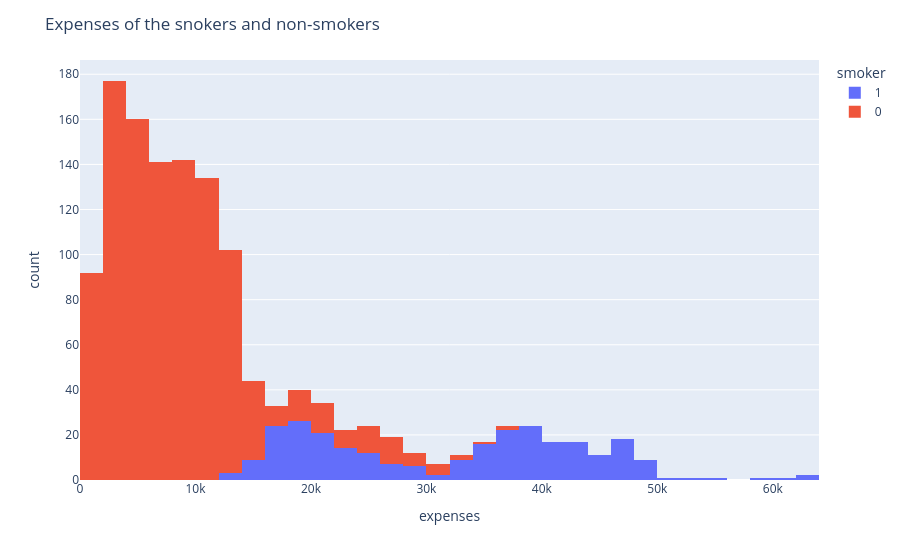

Here is the notebook cell this chart was saved with:
### Code cell
#Histogram of the plot
fig = px.histogram(data, x="expenses", color = "smoker")
fig.update_layout(title_text= "Expenses of the snokers and non-smokers")
fig.show()

### Figure 1 — Plotly figure (JSON) as saved in the notebook; plotly's stock layout.template omitted (floating-point values rounded to 4 significant figures; data arrays with more than 128 entries replaced by an {"elided": "..."} marker saying what was removed)
{"data": [{"alignmentgroup": "True", "bingroup": "x", "hovertemplate": "smoker=1<br>expenses=%{x}<br>count=%{y}<extra></extra>", "legendgroup": "1", "marker": {"color": "#636efa", "pattern": {"shape": ""}}, "name": "1", "offsetgroup": "1", "orientation": "v", "showlegend": true, "type": "histogram", "x": {"elided": "274 float values"}, "xaxis": "x", "yaxis": "y"}, {"alignmentgroup": "True", "bingroup": "x", "hovertemplate": "smoker=0<br>expenses=%{x}<br>count=%{y}<extra></extra>", "legendgroup": "0", "marker": {"color": "#EF553B", "pattern": {"shape": ""}}, "name": "0", "offsetgroup": "0", "orientation": "v", "showlegend": true, "type": "histogram", "x": {"elided": "1064 float values"}, "xaxis": "x", "yaxis": "y"}], "layout": {"autosize": true, "barmode": "relative", "legend": {"title": {"text": "smoker"}, "tracegroupgap": 0}, "margin": {"t": 60}, "title": {"text": "Expenses of the snokers and non-smokers"}, "xaxis": {"anchor": "y", "autorange": true, "domain": [0, 1], "range": [0, 64000], "title": {"text": "expenses"}, "type": "linear"}, "yaxis": {"anchor": "x", "autorange": true, "domain": [0, 1], "range": [0, 186.3], "title": {"text": "count"}}}}
